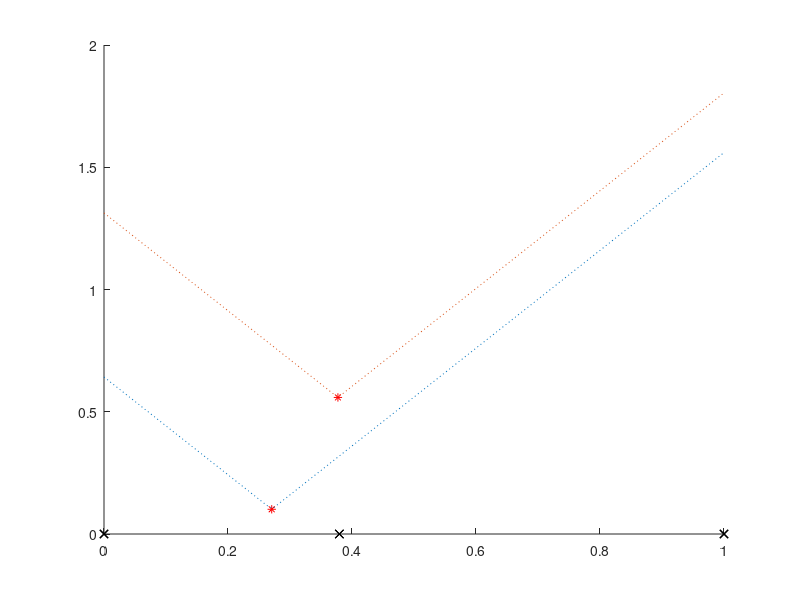

Here is the MATLAB script that generated this plot: (Note: this script raises an error after producing the figure.)
clear all;
close all;

% domain of the problem is x=[0,1], with sensors at positions x=0,1 and one
% random position in between. 2 (or more?) events occurs within x=[0,1].

% The goal is to determine the location of the events.

% We know: 
% - the time the 3 sensors receive a signal (so also the number of events)
% - the signals created propagate in both directions (x and -x)
% 
% We do not know:
% -  the propagation velocity of the signal created


% Method: 
% - create an ensemble of events randomly scatterred around the domain (random initial guess).
% - calculate what time these events should reach the sensors.
% - compare measured arrival time (ym) with predicted arrival time (y_pred) for each
% ensemble member
% - calculate kalman gain based on ensemble.
% - update [time, pos, vel] based on gain for each member
% - repeat untill the error: ym - y_pred is minimized.

%% Set parameters
makePlot = true;
%Simulation parameters
nev = 2; nsen = 3; % Please don't try this with >1 event, the code needs to be modified.
ndim = 2;
%Random event
zt= rand(nev,ndim); %true location and time of event, between 0 an 1
%sensor placement
s = [0 (rand-0.5)/4+0.5 1]; % sensor on each edge and one somewhere in between.
%velocity model
v = 0.5; % universal velocity for all events 
% random noise -- 1\%
sig = 0.01;
%arrival
y=abs(zt(:,1)-s)/v+zt(:,2)+randn(nev,nsen)*sig; % arrival time at each sensor
disp(y)

xvec = linspace(0,1,100);

% plot locations sensors and true event
figure;
hold on
plot(s,zeros(3),'kx')
for(j=1:nev)
    plot(zt(j,1),zt(j,2),'r*')
    plot(xvec,abs(xvec-zt(j,1))/v+zt(j,2),':')
end
xline(s,'--')
xlim([-0.1 1.1])
ylim([0 1.1])
title('sensor locations and true event')
xlabel('x')
ylabel('t')

%% Ensemble method to find events
% Estimation 
% estimate number of ensemble members to use
nens = nsen*nev*ndim/sqrt(sig); % This is a kludge

z = [rand(nev,ndim,nens)]; % create ensemble of events randomly scattered around the domain in time and position.
vens=rand(1,nens); % also give them all their own random velocity, as we assume the velocity is unknown.
esprev = 0; %  initialize variance over the ensemble
des = inf; % initialize error, delta_e sample
jj = 1;

if(makePlot==true)
    figure;
    hold on
    plot(s,zeros(3),'kx')
    for(j=1:nev)
        plot(zt(j,1),zt(j,2),'r*')
        plot(xvec,abs(xvec-zt(j,1))/v+zt(j,2),':')
    end
    xline(s,'--')
    xlim([-0.1 1.1])
    ylim([0 1.1])
    title('true event and ensemble')
    xlabel('x')
    ylabel('t')
    aa = axis;
end
    

while(jj<100 && max(abs(des))>1e-4) % need better convergence criterion. Now: loop for maximum 100, and while error is higher than 1e-4
   if(makePlot==true)
         z_pos = reshape(z(1,1,:),1,[]);
         z_time = reshape(z(1,2,:),1,[]);
         plot(z_pos, z_time,'.b')
         axis(aa)
         pause(1)
         drawnow
    end
    Z = [reshape(z,[nev*ndim nens]);vens]; % (3*n_events +1) x n_ensmembers matrix, for each ensemble member have: [pos1, time1,pos2, time2,pos3, time3,vel]
    dZ = Z - mean(Z,2); % subtract ensemble mean
    
    Yh1 = ttModel(z,vens,s); % Arrival time at each sensor for each ensemble member using a model for propagation, for each event:
    %Yh = [n_sensors,n_events,n_ensemble], 
    % reshape to: [n_sensors*nevents,n_ensmble], so we can calculate the
    % variance and do transpose over 2d matrix.
    Yh = reshape(Yh1,[nev*nsen nens]);
    dYh = Yh - mean(Yh,2); % subtract ensemble mean
    
    Czy = (dZ*dYh')/(nens -1 ); % Cross variance dZ and dY 
    Cyy  = cov(Yh');  %
    
    G = Czy*pinv(Cyy + sig^2*eye(nsen*nev)); %Kalman Gain, inefficient approach. 
    y_resh = reshape(y,[1,nev*nsen]);
    errv = (y_resh' - Yh); % y wasn't perturbed. Difference between measured arrival time and predicted arrival time of each ensemble member
    zup = G*errv; % update z. 3x60 matrix. delta step to update [pos, time, velocity] for each ensemble member
    
    % use continued variance reduction as criterion
    % If all the ensemble members converge to one location (the answer we
    % are looking for), then the variance over the ensemble members will decrease
    es = var(zup,[],2);  %(1x3) matrix, variance for [pos, time, velocity]
    des = es - esprev; % delta variance:
    esprev = es; % store the variance of this step so we can compare with the next.
    
    %update
    Z = Z + zup; % update [pos, time, velocity] for each ensemble member
    % store [pos, time] and % vel separately
    z = reshape(Z(1:(nev*ndim),:),nev,ndim,nens); % get first to entries from Z [pos, time] and store as z
    vens = Z(nev*ndim+1,:); % write velocity to separate vector
    %iterate
    jj = jj+1;
end

%% Display results
for j = 1:nev
    [[mean(Z(2*j:2*j+1,:),2);mean(Z(end,:),2)] [zt(j,:)';v]]
end
%answer event 2:
disp(jj)



function y = ttModel(z,vens,s) % gives a n_sens x n_events x  n_ens output, but put into same shape as Z:
    n_events = size(z,1);
    n_ens = size(z,3);
    n_sens = size(s,2);
    y = zeros(n_sens,n_events,n_ens);
    for i = 1:n_events % loop over each ensemble member
        for ii = 1:n_ens
            y(:,i,ii) = abs(z(i,1,ii)-s)./vens(ii)+z(i,2,ii);
            % y = abs(x - s)/v + t
            %% for the other approach
            % [sgn(x-s)/v        0        0; ...
            %  0          -abs(x-s)/v^2   0;...
            %  0                 0        1]
        end
    end
end